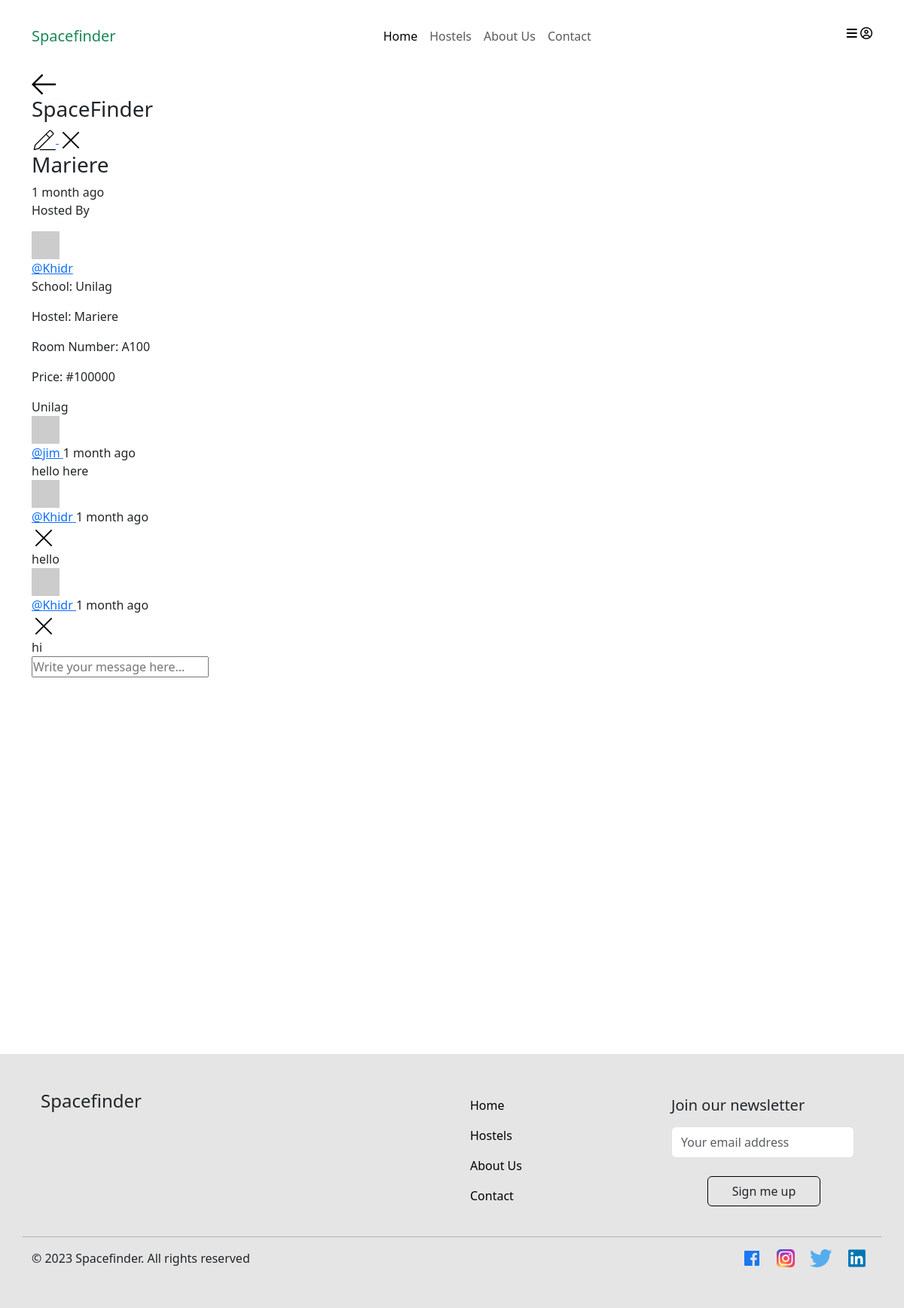
Screenshot of /space/1/ (signed in) with the database file from the repository.
### base/models.py (models this page shows, shortened)
class Space(models.Model):
    LOCATION_CHOICES = [
        ('on-campus', 'On-Campus'),
        ('off-campus', 'Off-Campus'),
    ]
    GENDER_CHOICES = [
        ('male', 'Male'),
        ('female', 'Female'),
    ]
    host = models.ForeignKey(User, on_delete=models.SET_NULL, null=True)
    school = models.ForeignKey (School, on_delete=models.SET_NULL, null=True)
    hostel = models.CharField(max_length=200)
    room_number = models.CharField(max_length=5)
    price = models.PositiveIntegerField(null=True)
    gender = models.CharField(max_length=10, choices=GENDER_CHOICES, null=True)
    location = models.CharField(max_length=20, choices=LOCATION_CHOICES, null=True)
    updated = models.DateTimeField(auto_now=True)
    created = models.DateTimeField(auto_now_add=True)
    class Meta():
        ordering = ['-updated', '-created']

class School(models.Model):
    name = models.CharField(max_length=200)
    def __str__(self):
        return self.name

class Message(models.Model):
    user = models.ForeignKey(User, on_delete=models.CASCADE)
    space = models.ForeignKey(Space, on_delete=models.CASCADE, related_name="message")
    body = models.TextField()
    updated = models.DateTimeField(auto_now=True)
    created = models.DateTimeField(auto_now_add=True)
    class Meta():
        ordering = ['-updated', '-created']

### base/views.py (the view, shortened to what this page needs)
# urls.py: path('space/<str:pk>/', views.space, name="space"),
def space(request, pk):
    space = Space.objects.get(id=pk)
    space_messages = space.message.all()
    context = {'space': space, 'space_messages': space_messages}
    return render(request, 'base/space.html', context)

### base/templates/base/space.html (shortened to what this page needs)
{% extends 'main.html' %}
{% block content %}
    <main class="profile-page layout layout--2">
      <div class="container">
        <div class="room">
          <div class="room__top">
            <div class="room__topLeft">
              <a href="{% url 'home' %}">
                <svg version="1.1" xmlns="http://www.w3.org/2000/svg" width="32" height="32" viewBox="0 0 32 32">
                  <title>arrow-left</title>
                  <path
                    d="M13.723 2.286l-13.723 13.714 13.719 13.714 1.616-1.611-10.96-10.96h27.625v-2.286h-27.625l10.965-10.965-1.616-1.607z"
                  ></path>
                </svg>
              </a>
              <h3>SpaceFinder</h3>
            </div>
            {% if space.host == request.user %}
            <div class="room__topRight">
              <a href="{% url 'update-space' space.id %}">
              </a>
              <a href="{% url 'delete-space' space.id %}">
                <svg version="1.1" xmlns="http://www.w3.org/2000/svg" width="32" height="32" viewBox="0 0 32 32">
                  <title>remove</title>
                  <path
                    d="M27.314 6.019l-1.333-1.333-9.98 9.981-9.981-9.981-1.333 1.333 9.981 9.981-9.981 9.98 1.333 1.333 9.981-9.98 9.98 9.98 1.333-1.333-9.98-9.98 9.98-9.981z"
                  ></path>
                </svg>
              </a>
            </div>
            {% endif %}
          </div>
          <div class="room__box scroll">
            <div class="room__header scroll">
              <div class="room__info">
                <h3>{{space.hostel}}</h3>
                <span>{{space.created|timesince}} ago</span>
              </div>
              <div class="room__hosted">
                <p>Hosted By</p>
                <a href="{% url 'user-profile' space.host.id %}" class="room__author">
                  <div class="avatar avatar--small">
                    <img src="https://randomuser.me/api/portraits/men/37.jpg" />
                  </div>
                  <span>@{{space.host.username}}</span>
                </a>
              </div>
              <div>
                <p>School: {{space.school}}</p>
                <p>Hostel: {{space.hostel}}</p>
                <p>Room Number: {{space.room_number}}</p>
                <p>Price: #{{space.price}}</p>
              </div>
              <span class="room__topics">{{space.school}}</span>
            <div class="room__conversation">
              <div class="threads scroll">
                {% for message in space_messages %}
                <div class="thread">
                  <div class="thread__top">
                    <div class="thread__author">
                      <a href="{%  url 'user-profile' message.user.id %}" class="thread__authorInfo">
                        <div class="avatar avatar--small">
                          <img src="https://randomuser.me/api/portraits/men/37.jpg" />
                        </div>
                        <span>@{{message.user.username}}</span>
                      </a>
                      <span class="thread__date">{{message.created|timesince}} ago</span>
                    </div>
                    {% if request.user == message.user %}
                    <a href="{% url 'delete-message' message.id %}">
                      <div class="thread__delete">
                        <svg version="1.1" xmlns="http://www.w3.org/2000/svg" width="32" height="32" viewBox="0 0 32 32">
                          <title>remove</title>
                          <path
                            d="M27.314 6.019l-1.333-1.333-9.98 9.981-9.981-9.981-1.333 1.333 9.981 9.981-9.981 9.98 1.333 1.333 9.981-9.98 9.98 9.98 1.333-1.333-9.98-9.98 9.98-9.981z"
                          ></path>
                        </svg>
                      </div>
                    </a>
                    {% endif %}
                  </div>
                  <div class="thread__details">
                  {{message.body}}
                  </div>
                </div>
                {% endfor %}
              </div>
            </div>
          </div>
          {% if request.user.is_authenticated %}
          <div class="room__message">
            <form action="" method="POST">
              <input name="body" placeholder="Write your message here..." /></form>
          </div>
          {% endif %}
        </div>
      </div>
    </main>
{% endblock content %}

### static/styles/main.css (style rules this page uses)
* { padding: 0px; margin: 0; }
body { font-family: 'Manrope'; }
a { text-decoration: none; }

### rows the page displays
Space: hostel "Mariere", created "1 month", host.username "Khidr", school "Unilag", room_number "A100", price "100000"
Message: user.username "jim", created "1 month", body "hello here"
Message: user.username "Khidr", created "1 month", body "hello"
Message: user.username "Khidr", created "1 month", body "hi"
